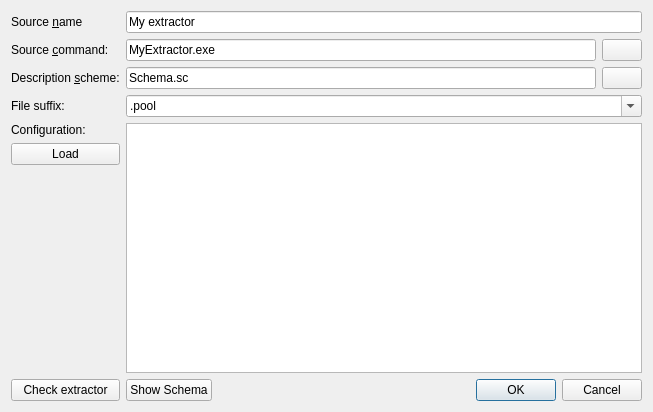
<?xml version="1.0" encoding="UTF-8"?>
<ui version="4.0">
 <class>SourceEditor</class>
 <widget class="QDialog" name="SourceEditor">
  <property name="geometry">
   <rect>
    <x>0</x>
    <y>0</y>
    <width>653</width>
    <height>412</height>
   </rect>
  </property>
  <property name="windowTitle">
   <string>Editing data source</string>
  </property>
  <layout class="QGridLayout" name="gridLayout">
   <item row="0" column="0">
    <widget class="QLabel" name="label_name">
     <property name="text">
      <string>Source &amp;name</string>
     </property>
     <property name="buddy">
      <cstring>sourceName</cstring>
     </property>
    </widget>
   </item>
   <item row="0" column="1" colspan="2">
    <widget class="QLineEdit" name="sourceName">
     <property name="text">
      <string>My extractor</string>
     </property>
    </widget>
   </item>
   <item row="1" column="0">
    <widget class="QLabel" name="label_command">
     <property name="text">
      <string>Source &amp;command:</string>
     </property>
     <property name="buddy">
      <cstring>extractor</cstring>
     </property>
    </widget>
   </item>
   <item row="1" column="1" colspan="2">
    <layout class="QHBoxLayout" name="_3">
     <property name="spacing">
      <number>6</number>
     </property>
     <property name="margin">
      <number>0</number>
     </property>
     <item>
      <widget class="QLineEdit" name="extractor">
       <property name="text">
        <string>MyExtractor.exe</string>
       </property>
      </widget>
     </item>
     <item>
      <widget class="QPushButton" name="extractorBrowseButton">
       <property name="icon">
        <iconset resource="images.qrc">
         <normaloff>:/icons/images/fileopen.png</normaloff>:/icons/images/fileopen.png</iconset>
       </property>
      </widget>
     </item>
    </layout>
   </item>
   <item row="2" column="0">
    <widget class="QLabel" name="label_schema">
     <property name="text">
      <string>Description &amp;scheme:</string>
     </property>
     <property name="buddy">
      <cstring>schemaBrowseButton</cstring>
     </property>
    </widget>
   </item>
   <item row="2" column="1" colspan="2">
    <layout class="QHBoxLayout" name="_4">
     <property name="spacing">
      <number>6</number>
     </property>
     <property name="margin">
      <number>0</number>
     </property>
     <item>
      <widget class="QLineEdit" name="schema">
       <property name="text">
        <string>Schema.sc</string>
       </property>
       <property name="readOnly">
        <bool>true</bool>
       </property>
      </widget>
     </item>
     <item>
      <widget class="QPushButton" name="schemaBrowseButton">
       <property name="icon">
        <iconset resource="images.qrc">
         <normaloff>:/icons/images/fileopen.png</normaloff>:/icons/images/fileopen.png</iconset>
       </property>
      </widget>
     </item>
    </layout>
   </item>
   <item row="3" column="0">
    <widget class="QLabel" name="label_suffix">
     <property name="text">
      <string>File suffix:</string>
     </property>
     <property name="buddy">
      <cstring>suffix</cstring>
     </property>
    </widget>
   </item>
   <item row="3" column="1" colspan="2">
    <widget class="QComboBox" name="suffix">
     <property name="sizePolicy">
      <sizepolicy hsizetype="MinimumExpanding" vsizetype="Fixed">
       <horstretch>0</horstretch>
       <verstretch>0</verstretch>
      </sizepolicy>
     </property>
     <property name="editable">
      <bool>true</bool>
     </property>
     <item>
      <property name="text">
       <string>.pool</string>
      </property>
     </item>
    </widget>
   </item>
   <item row="4" column="0">
    <layout class="QVBoxLayout" name="verticalLayout">
     <item>
      <widget class="QLabel" name="label_configuration">
       <property name="text">
        <string>Configuration: </string>
       </property>
       <property name="alignment">
        <set>Qt::AlignLeading|Qt::AlignLeft|Qt::AlignTop</set>
       </property>
       <property name="buddy">
        <cstring>configurationInfo</cstring>
       </property>
      </widget>
     </item>
     <item>
      <widget class="QPushButton" name="loadConfigurationButton">
       <property name="toolTip">
        <string>Load config from a file</string>
       </property>
       <property name="text">
        <string>Load</string>
       </property>
       <property name="icon">
        <iconset resource="images.qrc">
         <normaloff>:/icons/images/fileopen.png</normaloff>:/icons/images/fileopen.png</iconset>
       </property>
      </widget>
     </item>
     <item>
      <spacer name="verticalSpacer">
       <property name="orientation">
        <enum>Qt::Vertical</enum>
       </property>
       <property name="sizeHint" stdset="0">
        <size>
         <width>20</width>
         <height>40</height>
        </size>
       </property>
      </spacer>
     </item>
    </layout>
   </item>
   <item row="4" column="1" colspan="2">
    <widget class="QPlainTextEdit" name="configurationInfo">
     <property name="sizePolicy">
      <sizepolicy hsizetype="Expanding" vsizetype="MinimumExpanding">
       <horstretch>0</horstretch>
       <verstretch>0</verstretch>
      </sizepolicy>
     </property>
    </widget>
   </item>
   <item row="6" column="0">
    <widget class="QPushButton" name="checkExtractorButton">
     <property name="toolTip">
      <string>Execute with a sample wave</string>
     </property>
     <property name="text">
      <string>Check extractor</string>
     </property>
     <property name="icon">
      <iconset resource="images.qrc">
       <normaloff>:/icons/images/gear.png</normaloff>:/icons/images/gear.png</iconset>
     </property>
    </widget>
   </item>
   <item row="6" column="2">
    <widget class="QDialogButtonBox" name="buttonBox">
     <property name="orientation">
      <enum>Qt::Horizontal</enum>
     </property>
     <property name="standardButtons">
      <set>QDialogButtonBox::Cancel|QDialogButtonBox::Ok</set>
     </property>
    </widget>
   </item>
   <item row="6" column="1">
    <widget class="QPushButton" name="schemaEditButton">
     <property name="toolTip">
      <string>View resulting schema</string>
     </property>
     <property name="text">
      <string>Show Schema</string>
     </property>
     <property name="icon">
      <iconset resource="images.qrc">
       <normaloff>:/icons/images/view_tree.png</normaloff>:/icons/images/view_tree.png</iconset>
     </property>
    </widget>
   </item>
  </layout>
 </widget>
 <resources>
  <include location="images.qrc"/>
 </resources>
 <connections>
  <connection>
   <sender>buttonBox</sender>
   <signal>rejected()</signal>
   <receiver>SourceEditor</receiver>
   <slot>reject()</slot>
   <hints>
    <hint type="sourcelabel">
     <x>316</x>
     <y>260</y>
    </hint>
    <hint type="destinationlabel">
     <x>286</x>
     <y>274</y>
    </hint>
   </hints>
  </connection>
 </connections>
</ui>
